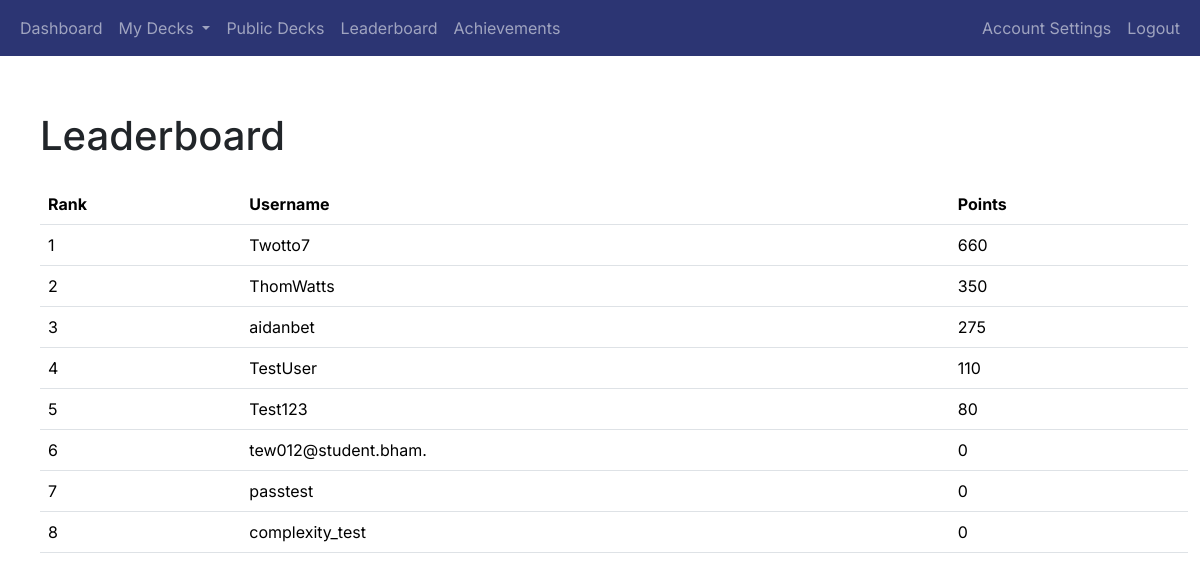
The page /leaderboard (signed in) on the database as committed earlier.
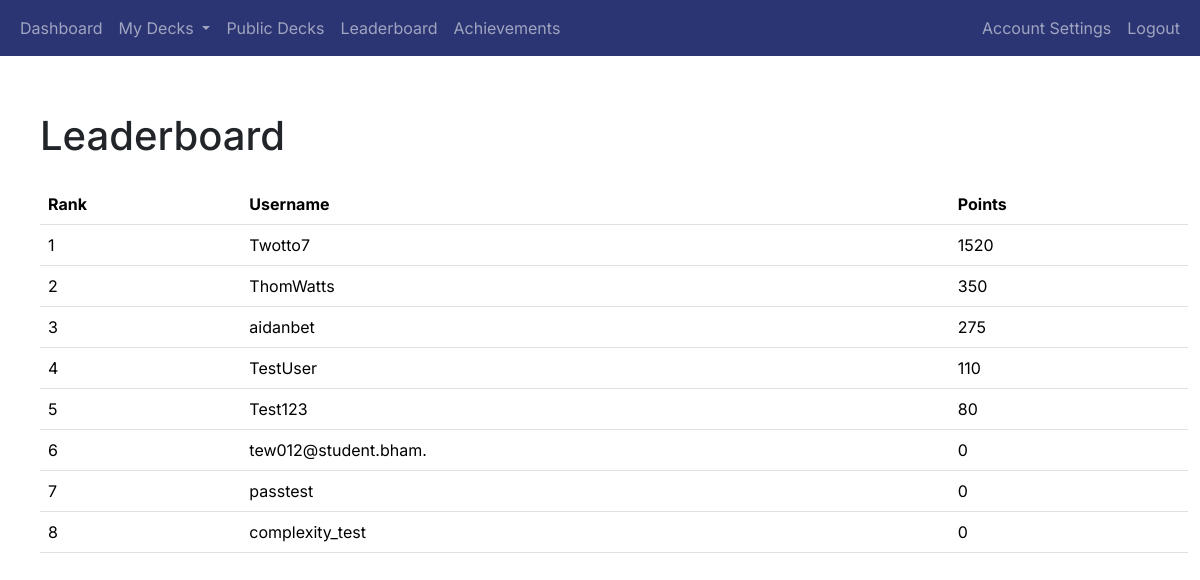
The same page on the database as committed later.
### app/auth/models.py (models this page shows, shortened)
class User(db.Model, UserMixin):
    user_id = db.Column(db.Integer, primary_key=True)
    username = db.Column(db.String(80), unique=True, nullable=False)
    email = db.Column(db.String(120), unique=True, nullable=False)
    password_hash = db.Column(db.String(128), nullable=False)
    points = db.Column(db.Integer, default=0)  # Add points column
    achievements = db.relationship('UserAchievement', back_populates='user', cascade='all, delete-orphan')
    login_events = db.relationship('LoginEvent', backref='user', cascade='all, delete-orphan', lazy=True)
    decks = db.relationship('Deck', backref='user', cascade='all, delete-orphan', lazy=True)

### app/gamification/routes.py (the view)
@gamification_blueprint.route('/leaderboard')
@login_required
def leaderboard():
    users = User.query.order_by(User.points.desc()).limit(10).all()  # Get top 10 users
    return render_template('leaderboard.html', users=users)

### app/__init__.py (called while the page is built)
@login_manager.user_loader
def load_user(user_id):
    return User.query.get(int(user_id))

### app/gamification/templates/leaderboard.html (shortened to what this page needs)
{% extends "base.html" %}
{% block content %}
<div class="container mt-4">
    <h1 class="mb-4">Leaderboard</h1>
    <table class="table">
        <thead>
            <tr>
                <th>Rank</th>
                <th>Username</th>
                <th>Points</th>
            </tr>
        </thead>
        <tbody>
            {% for user in users %}
            <tr>
                <td>{{ loop.index }}</td>
                <td>{{ user.username }}</td>
                <td>{{ user.points }}</td>
            </tr>
            {% endfor %}
        </tbody>
    </table>
</div>
{% endblock %}

Rows that differ between the two databases and show on the page:
changed User "Twotto7": points "660" → "1520"
